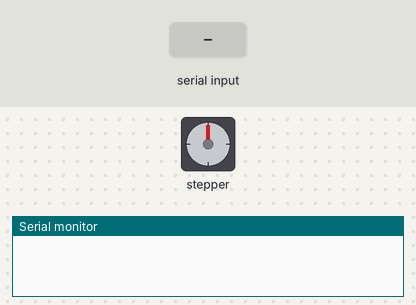
Bench run of a sketch on a simulated Arduino Uno, built with avr-gcc and run on an emulated ATmega328P. Parts: stepper motor, the last lines printed to the serial monitor. The test bench sets the inputs (shaded band). Stepper angles assume 2048 steps per turn.

Above: at 1.2 s.
1.3 s: "1" received over the second serial link
At 3.1 s:
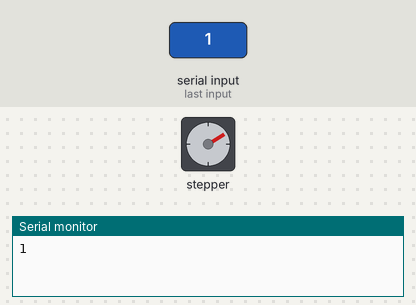
3.4 s: "2" received over the second serial link
At 6.1 s:
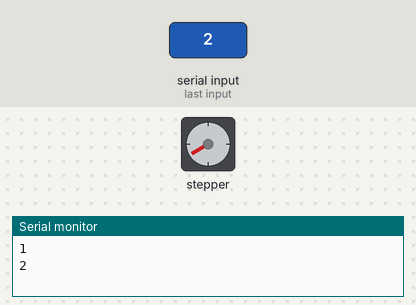
6.4 s: "1" received over the second serial link
At 8.2 s:
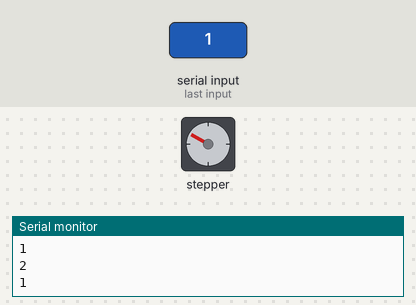
8.5 s: "2" received over the second serial link
At 11.6 s:
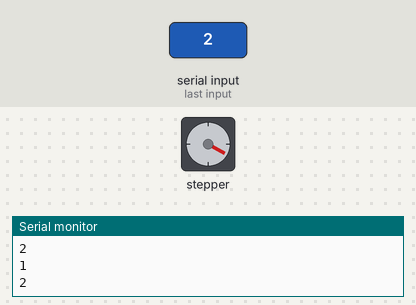
Timing chart, 0 to 12.5 s (numbered marks = the images above; inputs shaded):
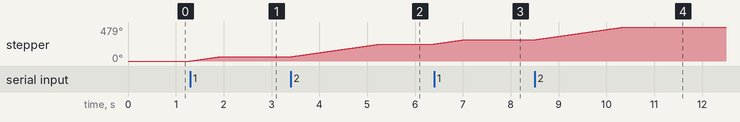

The sketch:

buoc_slave.ino
```cpp
#include <SoftwareSerial.h>
#include <Stepper.h>

SoftwareSerial BTSerial(10, 11); // (Rx, Tx)
const int stepPerRevolution = 2048;
Stepper myStepper(stepPerRevolution, 6, 8, 7, 9);

unsigned long lastStepTime = 0;
const unsigned long stepInterval = 300; // Adjust as necessary
int stepAmount = 0;

void setup() {
  myStepper.setSpeed(16);
  Serial.begin(9600);
  BTSerial.begin(38400);
}

int degreeToSteps(int degree) {
  if (degree == 0) return 0;
  return stepPerRevolution / (360 / degree);
}

void loop() {
  if (BTSerial.available()) {
    char data = BTSerial.read();
    Serial.println(data);

    if (data == '1') {
      stepAmount = degreeToSteps(60);
    } else if (data == '0') {
      stepAmount = -degreeToSteps(60);
    } else if (data == '2') {
      stepAmount = degreeToSteps(180);
    }
  }

  if (stepAmount != 0 && millis() - lastStepTime >= stepInterval) {
    myStepper.step(stepAmount);
    lastStepTime = millis();
    stepAmount = 0;
  }
}
```

Measured:
- after the input at 1.3 s, stepper: turns 59° clockwise in 0.63 s, starting at once
- after the input at 3.4 s, stepper: turns 180° clockwise in 1.9 s, starting at once
- after the input at 6.4 s, stepper: turns 60° clockwise in 0.63 s, starting at once
- after the input at 8.5 s, stepper: turns 180° clockwise in 1.9 s, starting at once
